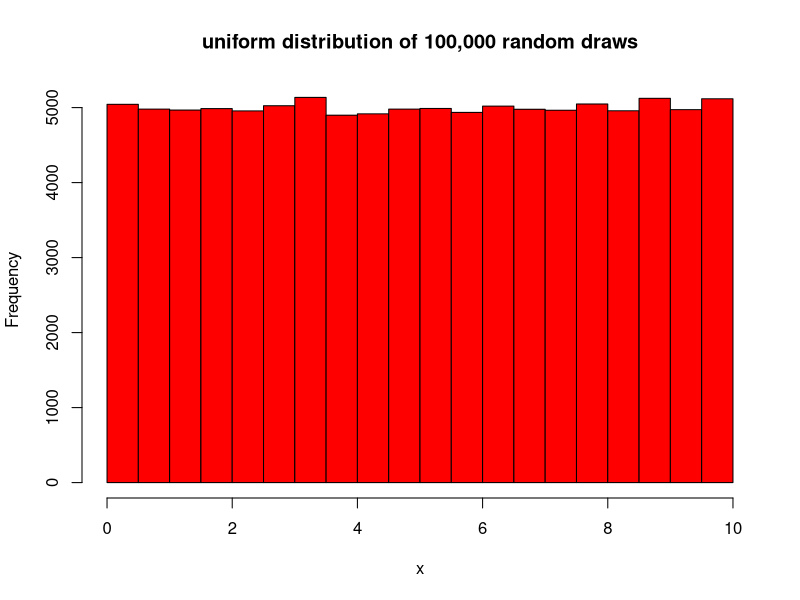
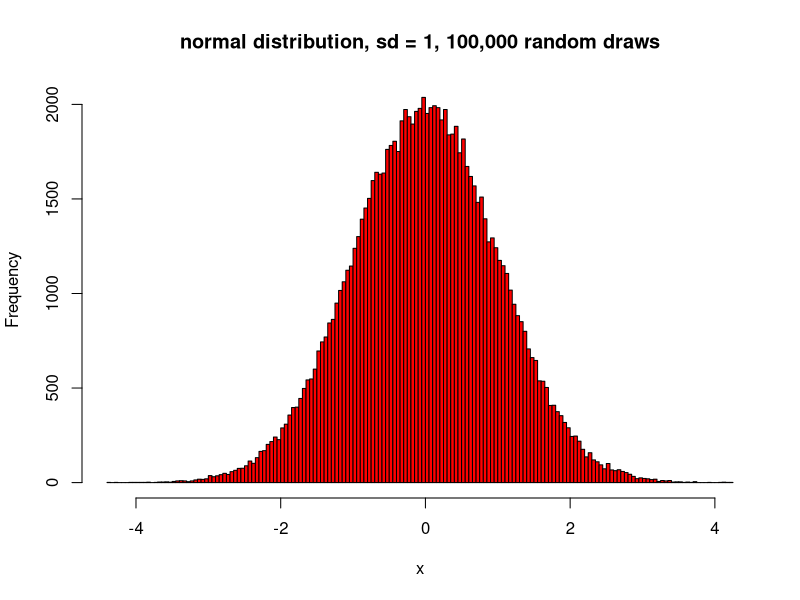
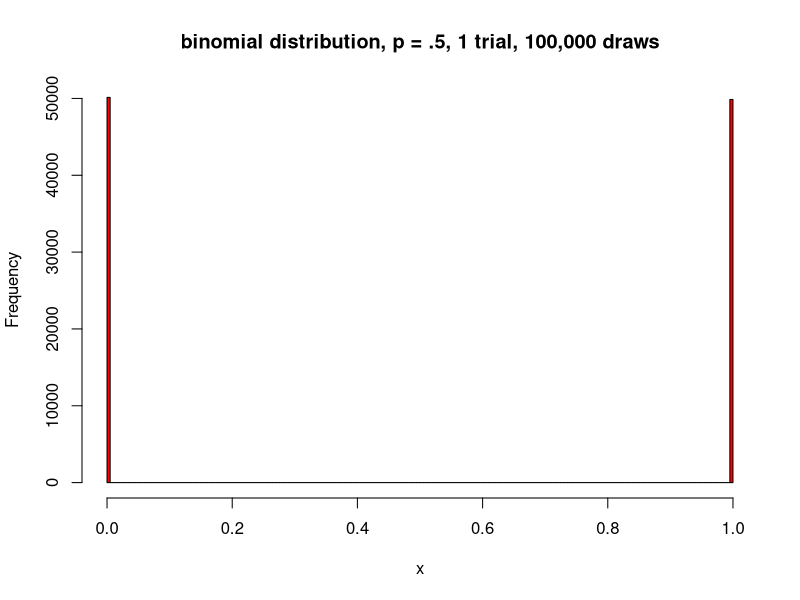
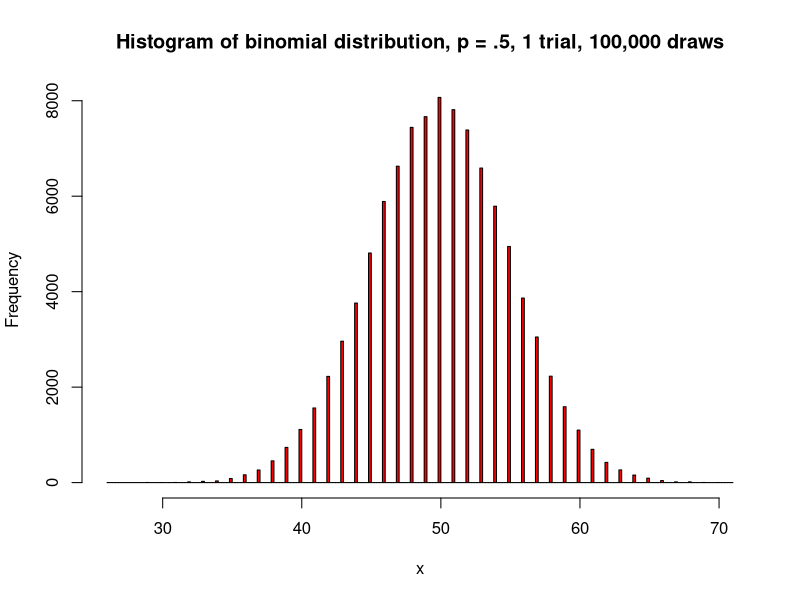
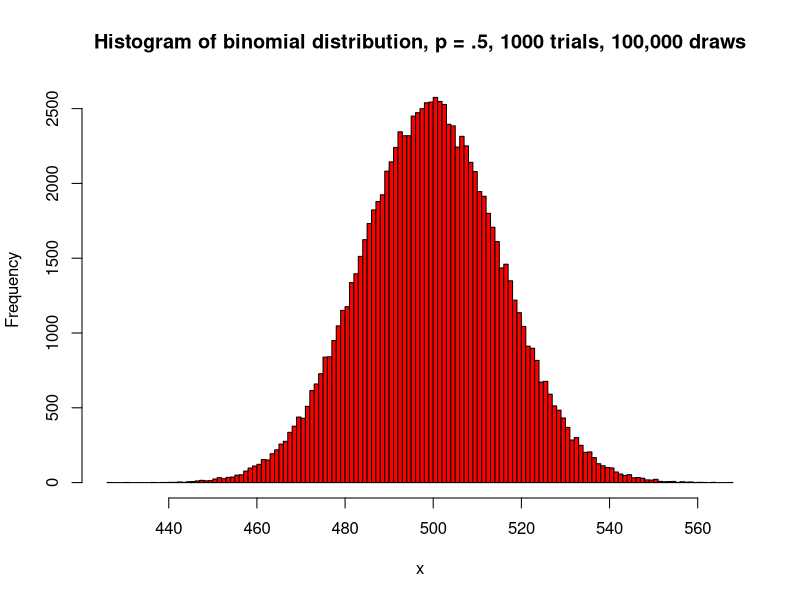
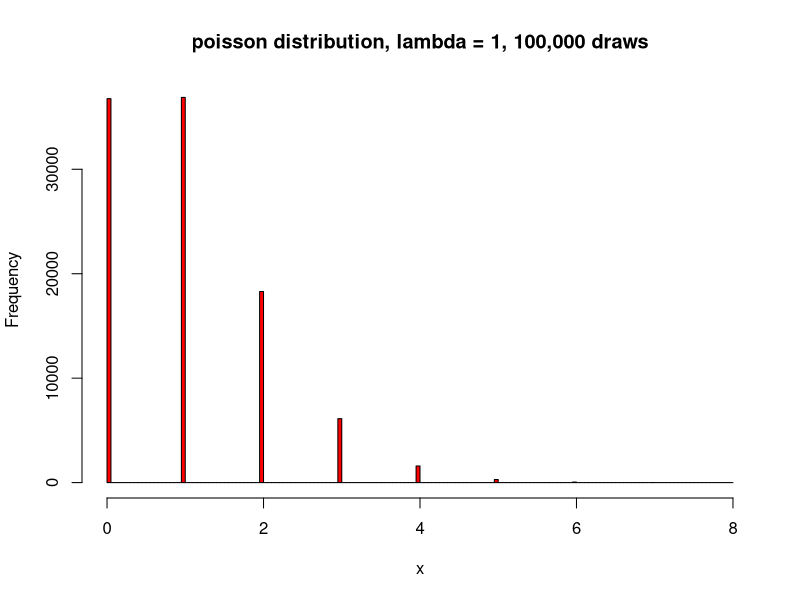

Write the R code that produced these figures, in order.
## ---- chunk 1
rand.unif <- runif(100000, min = 0, max = 10)
hist(rand.unif, breaks = 20, freq = TRUE, main = "uniform distribution of 100,000 random draws", xlab = 'x', col = "red")
## ---- chunk 2
rand.norm<- rnorm(100000)
hist(rand.norm, breaks = 200, freq = TRUE, main = "normal distribution, sd = 1, 100,000 random draws", xlab = 'x', col = "red")

## ---- chunk 3

rand.binom<- rbinom(100000,1,.5)
hist(rand.binom, breaks = 200, freq = TRUE, main = "binomial distribution, p = .5, 1 trial, 100,000 draws", xlab = 'x', col = "red")

## ---- chunk 4

rand.binom3<- rbinom(100000,100,.5)
hist(rand.binom3, breaks = 200, freq = TRUE, main = "Histogram of binomial distribution, p = .5, 1 trial, 100,000 draws", xlab = 'x', col = "red")

rand.binom4<- rbinom(100000,1000,.5)
hist(rand.binom4, breaks = 200, freq = TRUE, main = "Histogram of binomial distribution, p = .5, 1000 trials, 100,000 draws", xlab = 'x', col = "red")

## ---- chunk 5

rand.poiss<- rpois(100000,1)
hist(rand.poiss, breaks = 200, freq = TRUE, main = "poisson distribution, lambda = 1, 100,000 draws", xlab = 'x', col = "red")

